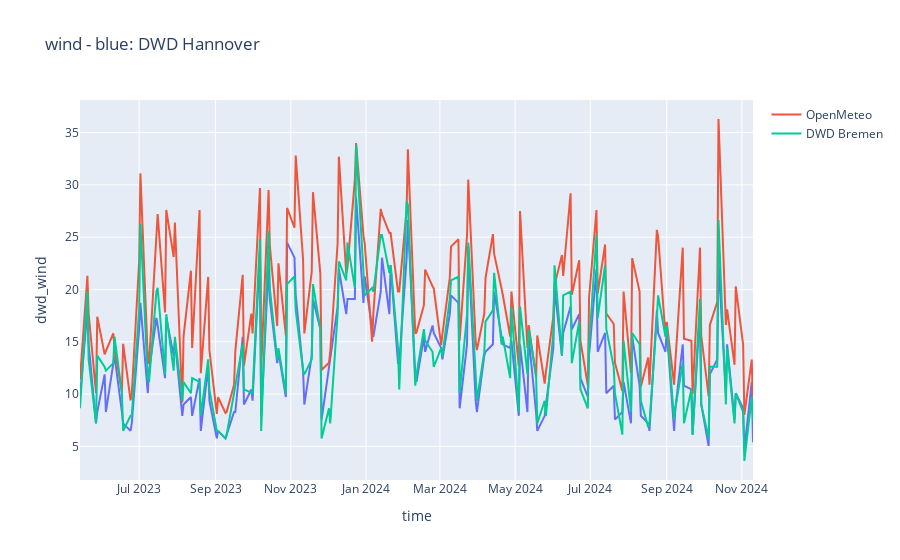
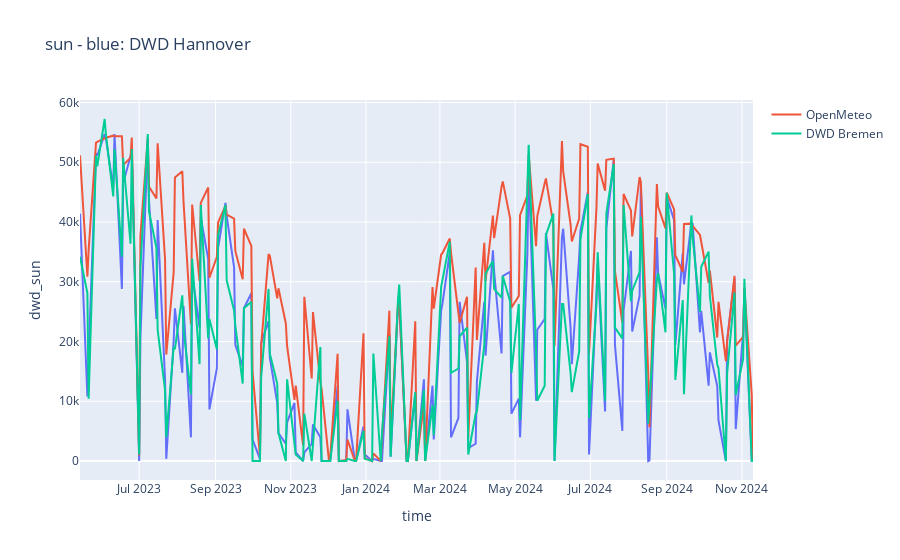

Notebook code cell kept with these figures, in order:
### Code cell
import plotly.express as px

fig = px.scatter(merged_wetter[merged_wetter['RSK_x']>=0], x="time", y="RSK_x",title="rain - blue: DWD Hannover")

fig.add_scatter(x=merged_wetter['time'], y=merged_wetter['rain'],mode='markers', name='OpenMeteo')
fig.add_scatter(x=Bremen_daily['time'], y=Bremen_daily['RSK'],mode='markers', name='DWD Bremen')

#fig.show()

fig = px.line(merged_wetter[merged_wetter['dwd_wind']>=0], x="time", y="dwd_wind",title="wind - blue: DWD Hannover")

fig.add_scatter(x=merged_wetter['time'], y=merged_wetter['wind'], name='OpenMeteo')
fig.add_scatter(x=Bremen_daily[Bremen_daily['dwd_windB']>=0]['time'], y=Bremen_daily[Bremen_daily['dwd_windB']>=0]['dwd_windB'], name='DWD Bremen')

fig.show()

fig = px.line(merged_wetter[merged_wetter['dwd_gust']>=0], x="time", y="dwd_gust",title="gust - blue: DWD Hannover")

fig.add_scatter(x=merged_wetter['time'], y=merged_wetter['gust'], name='OpenMeteo')
fig.add_scatter(x=Bremen_daily[Bremen_daily['dwd_gustB']>=0]['time'], y=Bremen_daily[Bremen_daily['dwd_gustB']>=0]['dwd_gustB'], name='DWD Bremen')

#fig.show()

fig = px.line(merged_wetter[merged_wetter['dwd_sun']>=0], x="time", y="dwd_sun",title="sun - blue: DWD Hannover")

fig.add_scatter(x=merged_wetter['time'], y=merged_wetter['sun'], name='OpenMeteo')
fig.add_scatter(x=Bremen_daily[Bremen_daily['dwd_sunB']>=0]['time'], y=Bremen_daily[Bremen_daily['dwd_sunB']>=0]['dwd_sunB'], name='DWD Bremen')

fig.show()

### Figure 1 — Plotly figure (JSON) as saved in the notebook; plotly's stock layout.template omitted (floating-point values rounded to 4 significant figures; data arrays with more than 128 entries replaced by an {"elided": "..."} marker saying what was removed)
{"data": [{"hovertemplate": "time=%{x}<br>dwd_wind=%{y}<extra></extra>", "legendgroup": "", "line": {"color": "#636efa", "dash": "solid"}, "marker": {"symbol": "circle"}, "mode": "lines", "name": "", "orientation": "v", "showlegend": false, "type": "scatter", "x": {"elided": "155 str values"}, "xaxis": "x", "y": {"elided": "155 float values"}, "yaxis": "y"}, {"name": "OpenMeteo", "type": "scatter", "x": {"elided": "157 str values"}, "y": {"elided": "157 float values"}}, {"name": "DWD Bremen", "type": "scatter", "x": {"elided": "155 str values"}, "y": {"elided": "155 float values"}}], "layout": {"legend": {"tracegroupgap": 0}, "title": {"text": "wind - blue: DWD Hannover"}, "xaxis": {"anchor": "y", "domain": [0, 1], "title": {"text": "time"}}, "yaxis": {"anchor": "x", "domain": [0, 1], "title": {"text": "dwd_wind"}}}}

### Figure 2 — Plotly figure (JSON) as saved in the notebook; plotly's stock layout.template omitted (floating-point values rounded to 4 significant figures; data arrays with more than 128 entries replaced by an {"elided": "..."} marker saying what was removed)
{"data": [{"hovertemplate": "time=%{x}<br>dwd_sun=%{y}<extra></extra>", "legendgroup": "", "line": {"color": "#636efa", "dash": "solid"}, "marker": {"symbol": "circle"}, "mode": "lines", "name": "", "orientation": "v", "showlegend": false, "type": "scatter", "x": {"elided": "157 str values"}, "xaxis": "x", "y": {"elided": "157 float values"}, "yaxis": "y"}, {"name": "OpenMeteo", "type": "scatter", "x": {"elided": "157 str values"}, "y": {"elided": "157 float values"}}, {"name": "DWD Bremen", "type": "scatter", "x": {"elided": "157 str values"}, "y": {"elided": "157 float values"}}], "layout": {"legend": {"tracegroupgap": 0}, "title": {"text": "sun - blue: DWD Hannover"}, "xaxis": {"anchor": "y", "domain": [0, 1], "title": {"text": "time"}}, "yaxis": {"anchor": "x", "domain": [0, 1], "title": {"text": "dwd_sun"}}}}
